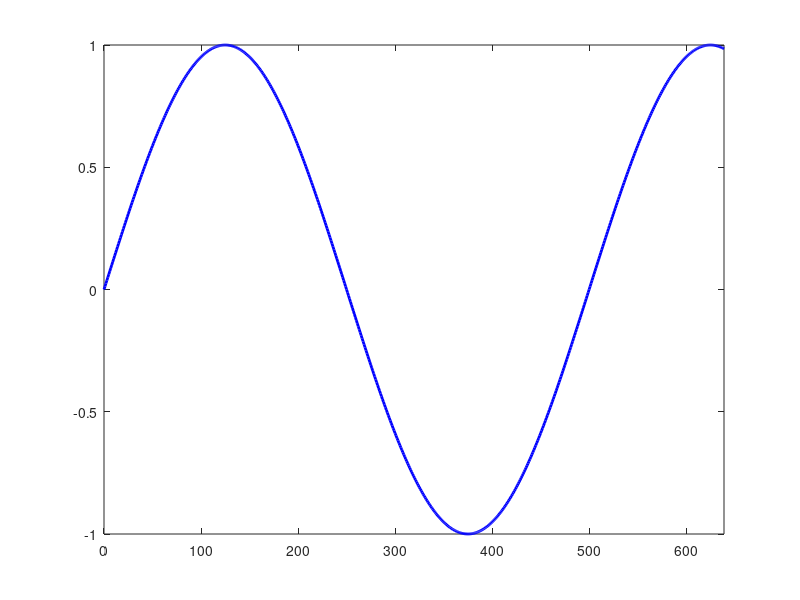

The MATLAB source for this figure: (Note: this script raises an error after producing the figure.)
%IBEHS 3A03 "Fourier Analysis and Filtering of Biomedical Signals"
%Generate sine wave in time and frequency domain
clear all, close all, clc

%%Time specifications:
A = 1;
Fc = 1;                     % hertz

Fs = 500;                    %500 samples per second
dt = 1/Fs;                   % seconds per sample
StopTime = 1.28;             % seconds
t = (0:dt:StopTime-dt)';     % seconds

%%Sine wave
x = A*sin(2*pi*Fc*t);
L = length(x); %Number of samples
num_samples = (0:1:L-1)';

% Plot the signal versus time:
figure;

%plot(t,x,'LineWidth',2.0,'Color', 'b');
plot(num_samples,x,'LineWidth',2.0,'Color', 'b');
%plot(t,x,'LineWidth',2.0,'Color', 'r');
%plot(t,x,'LineWidth',2.0,'Color', [0.9290 0.6940 0.1250]);
xlim([0 L-1])
ylim([-1 1])
xtickformat('%.1f')


title('Discrete Signal (Time Domain)');
ylabel('x[n] (V)');
xlabel('n');
zoom xon;
grid on;

set(gcf, 'PaperUnits', 'inches');
x_width=4.5;
y_width=2;
set(gcf, 'PaperPosition', [0 0 x_width y_width]); %
print(gcf, '-dtiff', 'time1.tiff');

Y = fft(x);

P2 = abs(Y/L);
P1 = P2(1:L/2+1);
P1(2:end-1) = 2*P1(2:end-1);

f = Fs*(0:(L/2))/L;

figure;
stem(f,P1,'filled','MarkerSize',3,'Color', 'b');
%stem(f,P1,'filled','MarkerSize',3,'Color', 'r');
%stem(f,P1,'filled','MarkerSize',3,'Color', [0.9290 0.6940 0.1250]);
title("Frequency Domain");
ylim([0 1]);
xlabel("k (Hz)");
ylabel("|X_k|");
grid on;

set(gcf, 'PaperUnits', 'inches');
x_width=4.5;
y_width=2;
set(gcf, 'PaperPosition', [0 0 x_width y_width]); %
print(gcf, '-dtiff', 'freq1.tiff');